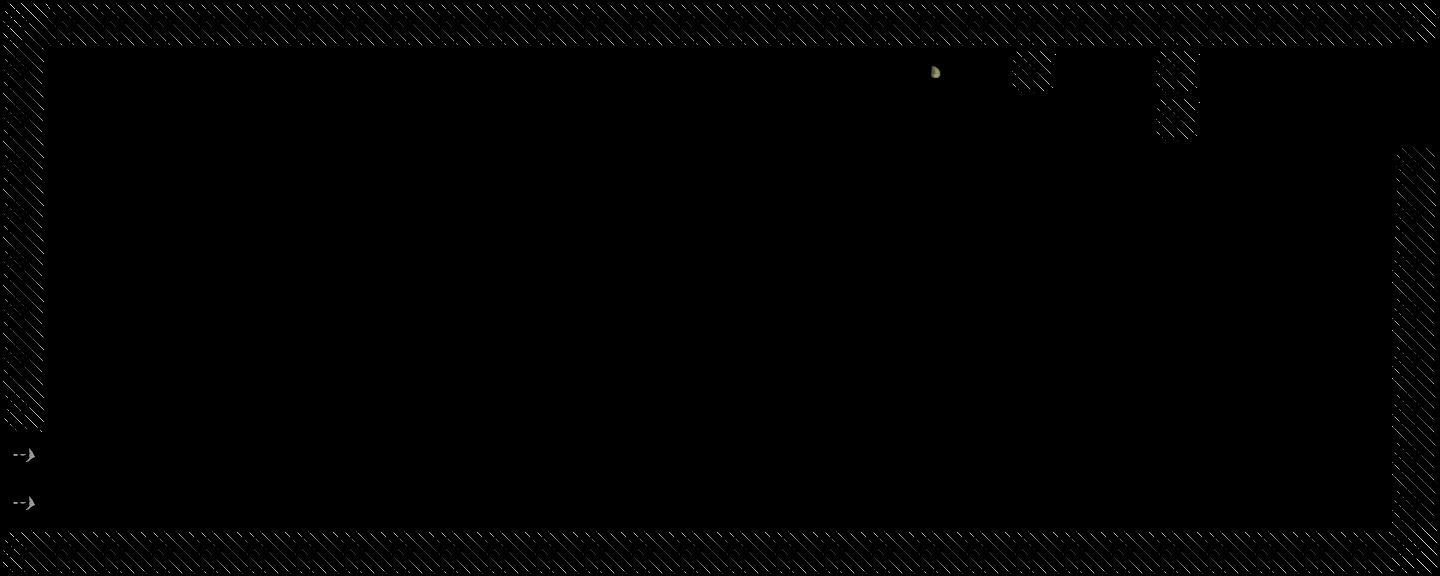

Below is a game level as drawn by its tile map, then a one-line description and the .tmx that defines it (tile-layer data replaced by summaries):
An orthogonal 30x12 tile map with 48x48 px tiles, 2 tile layers (Tiles, Objects), 2 tilesets and 4 objects.

<map version="1.0" orientation="orthogonal" width="30" height="12" tilewidth="48" tileheight="48">
 <tileset firstgid="1" name="objects" tilewidth="48" tileheight="48">
  <image source="img/tiles/objects.png" width="192" height="192" />
  <tile id="0">
   <properties>
    <property name="components" value="Player" />
    <property name="object" value="" />
   </properties>
  </tile>
  <tile id="1">
   <properties>
    <property name="components" value="Finish" />
    <property name="object" value="" />
   </properties>
  </tile>
  <tile id="2">
   <properties>
    <property name="components" value="Dead" />
    <property name="object" value="" />
   </properties>
  </tile>
  <tile id="3">
   <properties>
    <property name="components" value="Wall" />
    <property name="object" value="" />
   </properties>
  </tile>
  <tile id="4">
   <properties>
    <property name="components" value="CellNormal" />
    <property name="object" value="" />
   </properties>
  </tile>
  <tile id="5">
   <properties>
    <property name="components" value="CellJump" />
    <property name="object" value="" />
   </properties>
  </tile>
  <tile id="6">
   <properties>
    <property name="components" value="VirusRotating" />
   </properties>
  </tile>
  <tile id="7">
   <properties>
    <property name="components" value="CellGravity" />
   </properties>
  </tile>
  <tile id="8">
   <properties>
    <property name="components" value="CellNormal" />
    <property name="object" value="" />
   </properties>
  </tile>
 </tileset>
 <tileset firstgid="17" name="standard" tilewidth="48" tileheight="48">
  <image source="img/tiles/standard.png" width="384" height="384" />
  <tile id="13">
   <properties>
    <property name="components" value="Finish" />
   </properties>
  </tile>
  <tile id="14">
   <properties>
    <property name="components" value="Finish" />
   </properties>
  </tile>
  <tile id="21">
   <properties>
    <property name="components" value="Finish" />
   </properties>
  </tile>
  <tile id="29">
   <properties>
    <property name="components" value="Finish" />
   </properties>
  </tile>
 </tileset>
 <layer name="Tiles" width="30" height="12">
  <data>[360 cells, 83 non-empty, 13 distinct tile ids]</data>
 </layer>
 <layer name="Objects" width="30" height="12">
  <data>[360 cells, 84 non-empty, 3 distinct tile ids]</data>
 </layer>
 <objectgroup name="Calque d'objets 1" width="30" height="12">
  <object x="73" y="225" width="418" height="316">
   <properties>
    <property name="components" value="IngameMessage" />
    <property name="text" value="Oh, something new again." />
   </properties>
  </object>
  <object x="155" y="299" width="419" height="341">
   <properties>
    <property name="components" value="IngameMessage" />
    <property name="text" value="Hopefully not a virus." />
   </properties>
  </object>
  <object x="274" y="388" width="386" height="224">
   <properties>
    <property name="components" value="IngameMessage" />
    <property name="text" value="Let's merge it, for science!" />
   </properties>
  </object>
  <object x="269" y="248" width="482" height="108">
   <properties>
    <property name="components" value="IngameMessage" />
    <property name="text" value="Incredible, how can this be?" />
   </properties>
  </object>
 </objectgroup>
</map>
